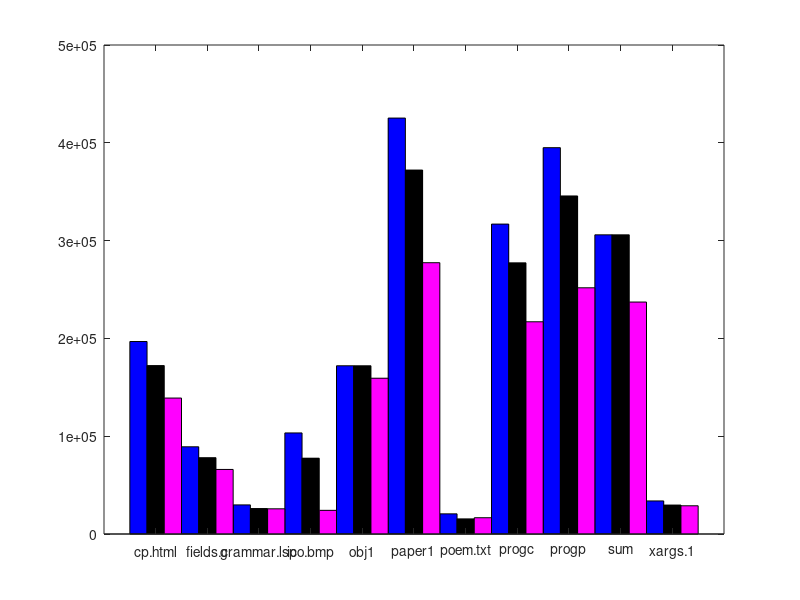

MATLAB code to generate this figure:
% Bar Plot

data_8bit = csvread('data_8bit_size.txt');
data_8bit = data_8bit(3:end);

data_min = csvread('data_min_size.txt');
data_min = data_min(3:end);

data_encoded = csvread('data_huff_size.txt');
data_encoded = data_encoded(3:end);

file_names = {'cp.html','fields.c','grammar.lsp','ico.bmp','obj1','paper1','poem.txt','progc','progp','sum','xargs.1'};

x = [data_8bit; data_min; data_encoded]';

plot = bar(x, 1);
set (plot(1), 'facecolor', 'b');
set (plot(2), 'facecolor', 'k');
set (plot(3), 'facecolor', 'm');
set(gca, 'xticklabel',file_names, 'xticklabelrotation', 90);